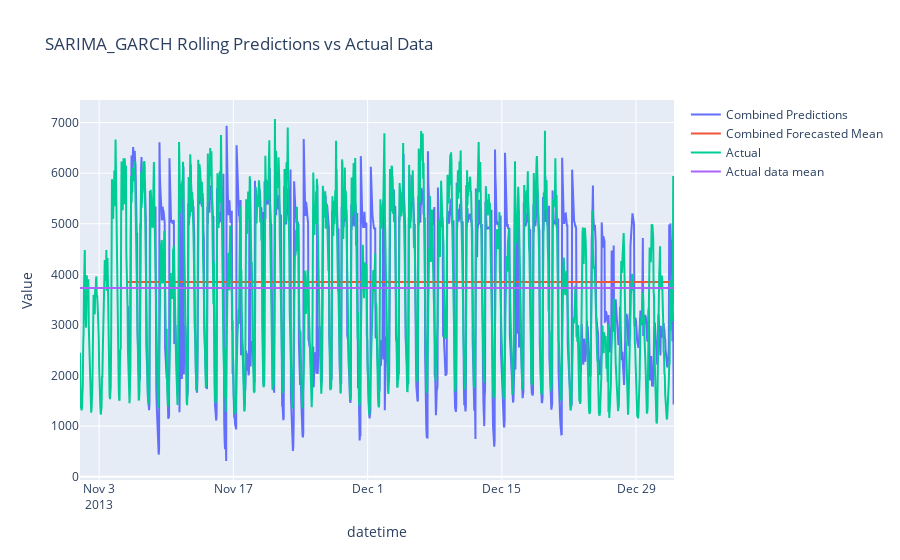

The cell this chart's notebook holds for it:
### Code cell
forecaster_sum.plot_predictions(model_to_plot='combined')

### Figure 1 — Plotly figure (JSON) as saved in the notebook; plotly's stock layout.template omitted (floating-point values rounded to 4 significant figures; data arrays with more than 128 entries replaced by an {"elided": "..."} marker saying what was removed)
{"data": [{"mode": "lines", "name": "Combined Predictions", "type": "scatter", "x": {"elided": "1368 str values"}, "y": {"elided": "1368 float values"}}, {"mode": "lines", "name": "Combined Forecasted Mean", "type": "scatter", "x": {"elided": "1368 str values"}, "y": {"elided": "1368 float values"}}, {"mode": "lines", "name": "Actual", "type": "scatter", "x": {"elided": "1488 str values"}, "y": {"elided": "1488 float values"}}, {"mode": "lines", "name": "Actual data mean", "type": "scatter", "x": {"elided": "1488 str values"}, "y": {"elided": "1488 float values"}}], "layout": {"hovermode": "x unified", "title": {"text": "SARIMA_GARCH Rolling Predictions vs Actual Data"}, "xaxis": {"title": {"text": "datetime"}}, "yaxis": {"title": {"text": "Value"}}}}
